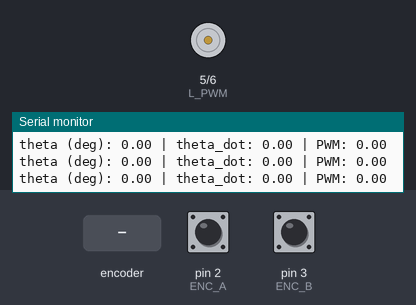
Bench run of a sketch on a simulated Arduino Uno, built with avr-gcc and run on an emulated ATmega328P. On the bench: motor-driver pin pairs drawn as motors (green arrow = first pin HIGH = forward, orange = second pin HIGH = backward, longer = more drive), the last lines printed to the serial monitor. The test bench sets the inputs (shaded band); at power-on: pin 2 (ENC_A) HIGH, pin 3 (ENC_B) HIGH.

Above: at 3.2 s.
3.3 s: rotary encoder on pin 2 (ENC_A) / pin 3 (ENC_B) turned 1 step (first pin leading)
At 4.4 s:
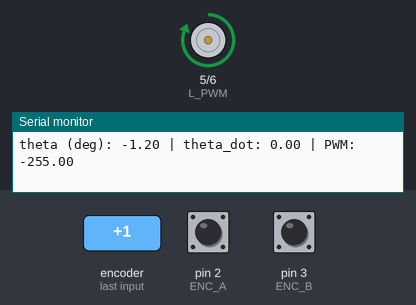
5.0 s: rotary encoder on pin 2 (ENC_A) / pin 3 (ENC_B) turned 2 steps (second pin leading)
At 5.5 s:
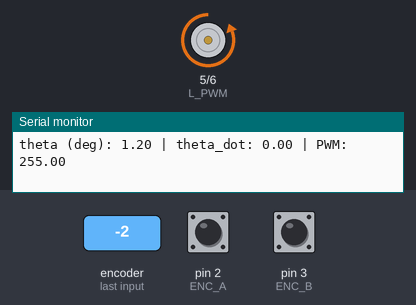
6.9 s: rotary encoder on pin 2 (ENC_A) / pin 3 (ENC_B) turned 3 steps (first pin leading)
At 8.5 s:
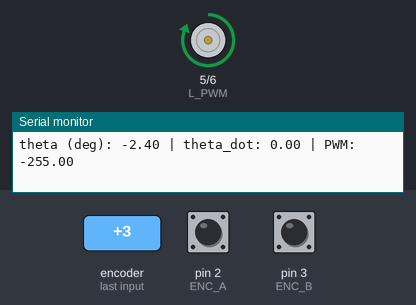
Timing chart, 0 to 10.0 s (numbered marks = the images above; inputs shaded):
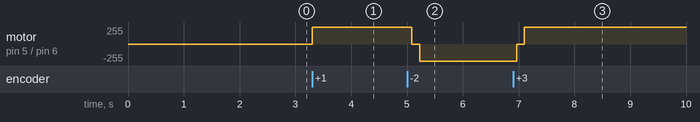

Measured:
- after the input at 3.3 s, motor on pin 5 (L_PWM) / pin 6 (R_PWM): stopped → forward 255/255 at once
- after the input at 5.0 s, motor on pin 5 (L_PWM) / pin 6 (R_PWM): forward 255/255 → stopped after 0.09 s, → backward 255/255 0.14 s later
- after the input at 6.9 s, motor on pin 5 (L_PWM) / pin 6 (R_PWM): backward 255/255 → stopped after 0.06 s, → forward 255/255 0.14 s later

The sketch:

control_loop.ino
```cpp
// ===============================
// Reaction Wheel Inverted Pendulum
// PD Controller (Encoder Based)
// ===============================

// -------- Encoder pins ----------
#define ENC_A 2
#define ENC_B 3

// -------- Motor driver pins -----
#define R_PWM 6
#define L_PWM 5

// -------- Encoder variables -----
volatile long encoderCount = 0;
long lastCount = 0;

// CHANGE THIS after measuring
const float COUNTS_PER_REV = 600.0;

// -------- Control parameters ----
float Kp = 100025.0;
float Kd = 1.2;

// -------- Timing ---------------
unsigned long lastTime = 0;

// ===============================
// SETUP
// ===============================
void setup() {
  Serial.begin(115200);
  delay(2000);

  pinMode(ENC_A, INPUT_PULLUP);
  pinMode(ENC_B, INPUT_PULLUP);

  pinMode(R_PWM, OUTPUT);
  pinMode(L_PWM, OUTPUT);

  attachInterrupt(digitalPinToInterrupt(ENC_A), encoderISR, CHANGE);

  Serial.println("PD Controller Started");
}

// MAIN LOOP

void loop() {

  unsigned long now = millis();
  float dt = (now - lastTime) / 1000.0;
  if (dt <= 0) return;
  lastTime = now;

  // ---- Read encoder safely ----
  noInterrupts();
  long count = encoderCount;
  interrupts();

  // ---- Compute angle (rad) ----
  float theta = (count / COUNTS_PER_REV) * 2.0 * PI ;

  // ---- Angular velocity ----
  float theta_dot = ((count - lastCount) / COUNTS_PER_REV) * 2.0 * PI / dt;
  lastCount = count;

  // ---- PD control law ----
  float u = (Kp * theta + Kd * theta_dot);

  // ---- Saturate command ----
  u = constrain(u, -255, 255);

  // ---- Drive motor ----
  driveMotor(u);

  // ---- Debug output ----
  Serial.print("theta (deg): ");
  Serial.print(theta * 180.0 / PI);
  Serial.print(" | theta_dot: ");
  Serial.print(theta_dot);
  Serial.print(" | PWM: ");
  Serial.println(u);

  delay(5); // ~200 Hz loop
}

// ===============================
// MOTOR DRIVER FUNCTION
// ===============================
void driveMotor(float u) {
  int pwm = abs((int)u);

  if (u > 0) {
    analogWrite(R_PWM, pwm);
    analogWrite(L_PWM, 0);
  } else {
    analogWrite(R_PWM, 0);
    analogWrite(L_PWM, pwm);
  }
}

// ===============================
// ENCODER ISR
// ===============================
void encoderISR() {
  if (digitalRead(ENC_A) == digitalRead(ENC_B))
    encoderCount++;
  else
    encoderCount--;
}
```
